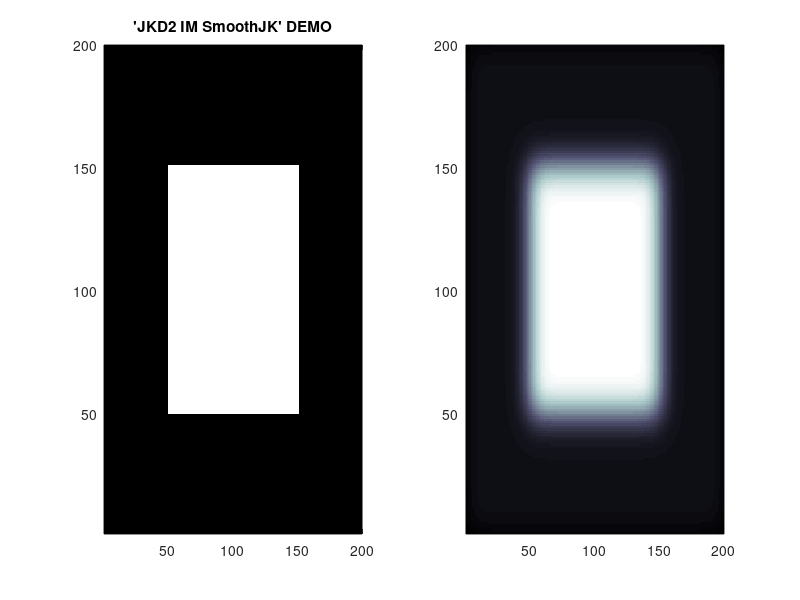

This chart was generated by the following MATLAB code:

function blur_matrix=JKD2_IM_smoothJK(matrixdata,w);
%blur a 2D matrix. JacobKers2013

if nargin<2
w=10;
matrixdata=ones(200,200);
matrixdata(50:150,50:150)=10;
end

%make a kernel image
[X,Y]=meshgrid(1:6*w,1:6*w);
[r,c]=size(X);
R=((X-c/2).^2+(Y-r/2).^2).^0.5;
blur_kernel=(2^32-1)*exp(-(R.^2/w^2))./sum(sum(exp(-(R.^2/w^2)))); % make a gaussian blob kernel
blur_kernel=blur_kernel/sum(blur_kernel(:));
scale=(2^32-1)/max(matrixdata(:));
m1=round(matrixdata*scale);
im = uint32(round(m1' - 1));
blur_im=imfilter(im, blur_kernel);
blur_matrix=(double(blur_im)+1)';

blur_matrix=blur_matrix/sum(blur_matrix(:))*sum(matrixdata(:)); %ensure same counts

if nargin<2
figure;
    subplot(1,2,1); pcolor(matrixdata); shading flat; colormap bone; hold on
    title('''JKD2 IM SmoothJK'' DEMO');
    subplot(1,2,2); pcolor(blur_matrix); shading flat; colormap bone; hold on
    blur_matrix=1;
    
end
